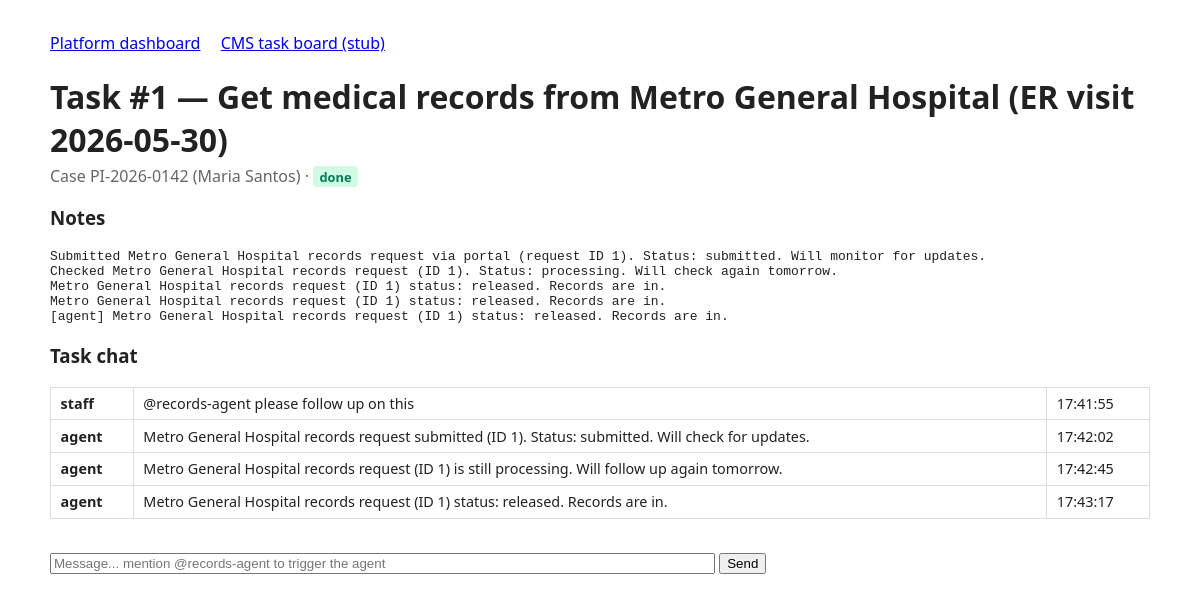
Before: /cms/board/tasks/1 with the older database file.
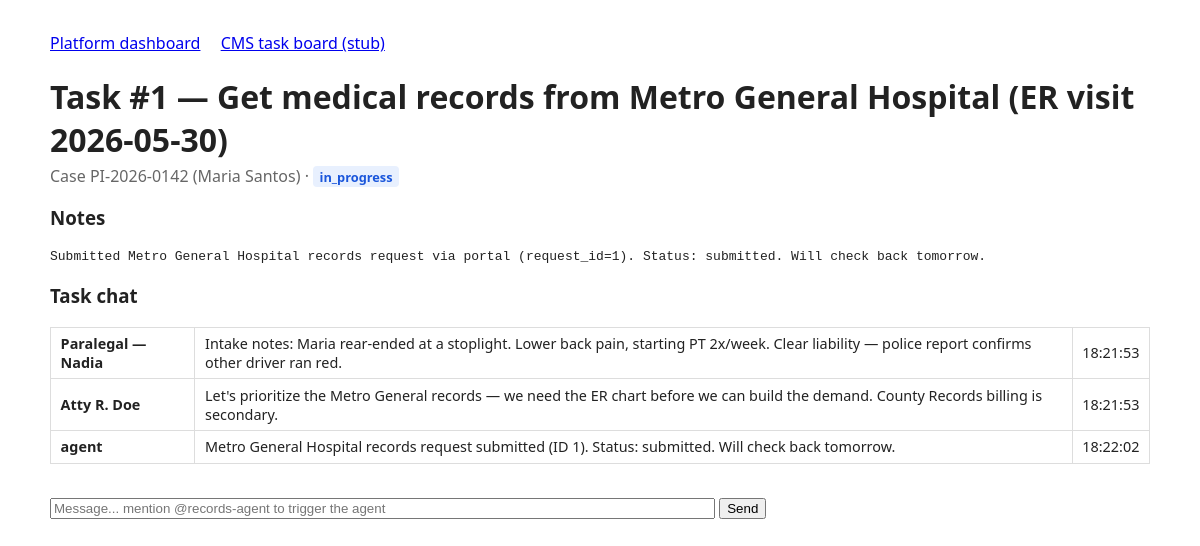
After: the same page with the newer database file.
### app/stubs/cms_models.py (models this page shows)
class CmsBase(DeclarativeBase):
    pass

class Task(CmsBase):
    __tablename__ = "cms_tasks"
    id: Mapped[int] = mapped_column(primary_key=True)
    case_id: Mapped[int] = mapped_column(ForeignKey("cms_cases.id"), index=True)
    title: Mapped[str] = mapped_column(String(300))
    status: Mapped[str] = mapped_column(String(50), default="open")   # open / in_progress / done
    notes: Mapped[str] = mapped_column(Text, default="")              # agents write outcomes back here
    created_at: Mapped[datetime] = mapped_column(DateTime(timezone=True), default=utcnow)
    case: Mapped[Case] = relationship(back_populates="tasks")
    threads: Mapped[list[ChatThread]] = relationship(back_populates="task")

class Case(CmsBase):
    __tablename__ = "cms_cases"
    id: Mapped[int] = mapped_column(primary_key=True)
    firm_id: Mapped[int] = mapped_column(ForeignKey("cms_firms.id"), index=True)
    case_number: Mapped[str] = mapped_column(String(50))
    client_name: Mapped[str] = mapped_column(String(200))
    case_type: Mapped[str] = mapped_column(String(100), default="personal_injury")
    status: Mapped[str] = mapped_column(String(50), default="open")
    summary: Mapped[str] = mapped_column(Text, default="")
    created_at: Mapped[datetime] = mapped_column(DateTime(timezone=True), default=utcnow)
    firm: Mapped[Firm] = relationship(back_populates="cases")
    tasks: Mapped[list[Task]] = relationship(back_populates="case")
    contacts: Mapped[list[Contact]] = relationship(back_populates="case")

class ChatMessage(CmsBase):
    __tablename__ = "cms_chat_messages"
    id: Mapped[int] = mapped_column(primary_key=True)
    thread_id: Mapped[int] = mapped_column(ForeignKey("cms_chat_threads.id"), index=True)
    author: Mapped[str] = mapped_column(String(100))     # staff name / "agent" / "system"
    body: Mapped[str] = mapped_column(Text)
    mentions_agent: Mapped[bool] = mapped_column(default=False)
    created_at: Mapped[datetime] = mapped_column(DateTime(timezone=True), default=utcnow)
    thread: Mapped[ChatThread] = relationship(back_populates="messages")

### app/stubs/cms_api.py (the view)
@router.get("/board/tasks/{task_id}", response_class=HTMLResponse)
def board_task(task_id: int, request: Request, db: Session = Depends(get_db)):
    task = db.get(Task, task_id)
    if not task:
        raise HTTPException(404, "task not found")
    thread = db.scalar(select(ChatThread).where(ChatThread.task_id == task_id))
    messages = thread.messages if thread else []
    return templates.TemplateResponse(
        request,
        "cms_task.html",
        {
            "task": task,
            "case": task.case,
            "messages": messages,
            "agent_handle": AGENT_HANDLE,
        },
    )

### app/templates/cms_task.html
{% extends "base.html" %}
{% block content %}
<h1>Task #{{ task.id }} — {{ task.title }}</h1>
<p class="sub">
  Case {{ case.case_number }} ({{ case.client_name }}) ·
  <span class="status {{ 'done' if task.status == 'done' else 'waiting' }}">{{ task.status }}</span>
</p>
{% if task.notes %}<h3>Notes</h3><pre>{{ task.notes }}</pre>{% endif %}
<h3>Task chat</h3>
<table>
  {% for m in messages %}
  <tr>
    <td><strong>{{ m.author }}</strong></td>
    <td>{{ m.body }}</td>
    <td>{{ m.created_at.strftime('%H:%M:%S') }}</td>
  </tr>
  {% endfor %}
</table>
<form method="post" action="/ui/tasks/{{ task.id }}/message">
  <input name="body" size="80" placeholder="Message... mention {{ agent_handle }} to trigger the agent" required>
  <button type="submit">Send</button>
</form>
{% endblock %}

### app/templates/base.html (shortened to what this page needs)
<!doctype html>
<html>
<head>
</head>
<body>
  <nav>
    <a href="/">Platform dashboard</a>
    <a href="/cms/board">CMS task board (stub)</a>
  </nav>
  {% block content %}{% endblock %}
</body>
</html>

### app/templates/base.html (style rules this page uses)
body { font-family: system-ui, sans-serif; margin: 2rem auto; max-width: 1100px; color: #222; }
h1 { margin-bottom: 0.2rem; }
.sub { color: #666; margin-top: 0; }
table { border-collapse: collapse; width: 100%; margin: 1rem 0 2rem; }
th, td { border: 1px solid #ddd; padding: 0.4rem 0.6rem; text-align: left; font-size: 0.9rem; }
.status { font-weight: 600; border-radius: 4px; padding: 0.1rem 0.4rem; font-size: 0.8rem; }
.pending, .waiting { background: #e8f0fe; color: #1a56db; }
nav a { margin-right: 1rem; }

Changed rows visible on the page:
removed ChatMessage: author "staff", body "@records-agent please follow up on this", created_at "17:41:55"
removed ChatMessage: author "agent", body "Metro General Hospital records request submitted (ID 1). Status: submitted. Will check for updates.", created_at "17:42:02"
no longer on this page (row edited): ChatMessage: author "agent", body "Metro General Hospital records request (ID 1) is still processing. Will follow up again tomorrow.", created_at "17:42:45"
no longer on this page (row edited): ChatMessage: author "agent", body "Metro General Hospital records request (ID 1) status: released. Records are in.", created_at "17:43:17"
changed Task id 1: status "done" → "in_progress"; notes "…records request via portal (request ID 1). Status: submitted. Will monitor for updates. Checked Metro General Hospital records request (ID 1). Status: processing. Will check again tomorrow. Metro General Hospital records request (ID 1) status: released. Records are in. Metro General Hospital records request (ID 1) status: released. Records are in. [agent] Metro General Hospital records request (ID 1) status: released. Records are in." → "Submitted Metro General Hospital records request via portal (request_id=1). Status: submitted. Will check back tomorrow."
added ChatMessage: author "Paralegal — Nadia", body "Intake notes: Maria rear-ended at a stoplight. Lower back pain, starting PT 2x/week. Clear liability — police report confirms other driver ran red.", created_at "18:21:53"
added ChatMessage: author "Atty R. Doe", body "Let's prioritize the Metro General records — we need the ER chart before we can build the demand. County Records billing is secondary.", created_at "18:21:53"
now on this page (row edited): ChatMessage: author "agent", body "Metro General Hospital records request submitted (ID 1). Status: submitted. Will check back tomorrow.", created_at "18:22:02"
